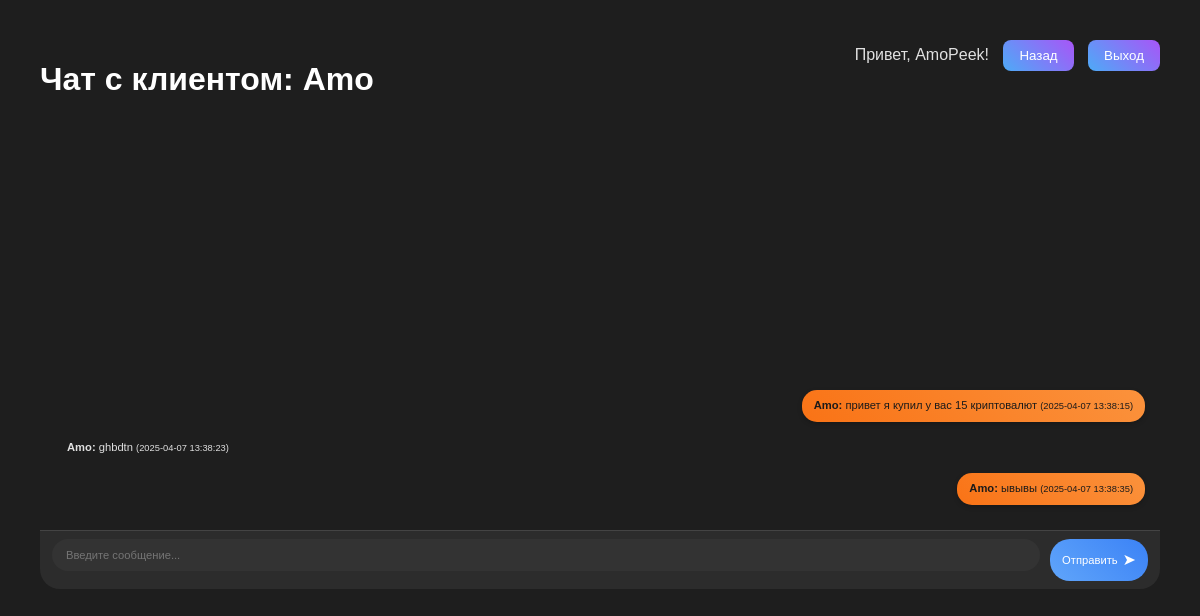
Screenshot of /helper_chat.php?user_id=9 (signed in) with the database file from the repository.
### tables this page shows
CREATE TABLE IF NOT EXISTS `users` (
  `id` int NOT NULL AUTO_INCREMENT,
  `username` varchar(50) NOT NULL,
  `password` varchar(255) NOT NULL,
  `role` varchar(50) NOT NULL DEFAULT 'user',
  PRIMARY KEY (`id`)
);

CREATE TABLE IF NOT EXISTS `chat_messages` (
  `id` int NOT NULL AUTO_INCREMENT,
  `user_id` int NOT NULL,
  `message` text NOT NULL,
  `chat_type` enum('crypto','support') NOT NULL,
  `sender` enum('user','moderator','helper') NOT NULL,
  `created_at` timestamp NULL DEFAULT CURRENT_TIMESTAMP,
  `session_active` tinyint(1) DEFAULT '1',
  `session_id` int NOT NULL DEFAULT '1',
  PRIMARY KEY (`id`),
  KEY `user_id` (`user_id`)
);

### helper_chat.php (the view, shortened to what this page needs)
<?php
require 'config.php';
$user_id = $_GET['user_id'];
$clientStmt = $conn->prepare("SELECT username FROM users WHERE id = :user_id");
$clientStmt->bindParam(':user_id', $user_id);
$clientStmt->execute();
$client = $clientStmt->fetch(PDO::FETCH_ASSOC);
$sessionStmt = $conn->prepare("SELECT session_id FROM chat_messages WHERE user_id = :user_id AND chat_type = 'support' AND session_active = 1 ORDER BY created_at DESC LIMIT 1");
$sessionStmt->bindParam(':user_id', $user_id);
$sessionStmt->execute();
$session = $sessionStmt->fetch(PDO::FETCH_ASSOC);
$current_session_id = $session ? $session['session_id'] : null;
$session_id_to_use = $current_session_id ?? 1;
$messagesStmt = $conn->prepare("SELECT cm.id, cm.message, cm.sender, cm.created_at, u.username
                               FROM chat_messages cm
                               JOIN users u ON cm.user_id = u.id
                               WHERE cm.chat_type = 'support' AND cm.user_id = :user_id AND cm.session_id = :session_id
                               ORDER BY cm.created_at ASC");
$messagesStmt->bindParam(':user_id', $user_id);
$messagesStmt->bindParam(':session_id', $session_id_to_use);
$messagesStmt->execute();
$messages = $messagesStmt->fetchAll(PDO::FETCH_ASSOC);
?>
<!DOCTYPE html>
<html lang="ru">
<head>
    <link rel="stylesheet" href="styles.css">
</head>
<body>
    <div class="container">
        <div class="auth-buttons">
            <span>Привет, <?php echo htmlspecialchars($_SESSION['username']); ?>!</span>
            <a href="helper_panel.php"><button>Назад</button></a>
            <a href="index.php?logout=true"><button>Выход</button></a>
        </div>
        <h1>Чат с клиентом: <?php echo htmlspecialchars($client['username']); ?></h1>
        <div class="chat-body" id="chat-body">
            <div class="chat-messages" id="chat-messages">
                <?php foreach ($messages as $msg): ?>
                    <div class="chat-message <?php echo $msg['sender'] === 'user' ? 'user' : 'helper'; ?>" data-message-id="<?php echo $msg['id']; ?>">
                        <strong><?php echo htmlspecialchars($msg['username']); ?>:</strong>
                        <?php echo htmlspecialchars($msg['message']); ?>
                        <small>(<?php echo $msg['created_at']; ?>)</small>
                    </div>
                <?php endforeach; ?>
            </div>
        </div>
        <form method="post" class="chat-input">
            <input type="text" name="message" placeholder="Введите сообщение..." required>
            <button type="submit" name="send_message">Отправить</button>
        </form>
    </div>
</body>
</html>

### styles.css (style rules this page uses)
body { font-family: 'Poppins', sans-serif; background-color: #1e1e1e; color: #e0e0e0; margin: 0; padding: 20px; }
.container { max-width: 1200px; margin: 0 auto; padding: 20px; position: relative; }
h1, h2, h3 { color: #ffffff; }
button { background: linear-gradient(45deg, #4dabf7, #a855f7); color: #fff; border: none; padding: 8px 16px; border-radius: 8px; cursor: pointer; transition: transform 0.3s ease, box-shadow 0.3s ease; font-weight: 500; }
input, select { background-color: #333; color: #e0e0e0; border: 2px solid transparent; padding: 10px; border-radius: 8px; margin-bottom: 10px; width: 100%; box-sizing: border-box; transition: border 0.3s ease; }
.auth-buttons { position: absolute; top: 20px; right: 20px; }
.auth-buttons button { margin-left: 10px; }
.chat-body { padding: 15px; overflow-y: auto; height: calc(500px - 120px); display: flex; flex-direction: column; }
.chat-messages { flex-grow: 1; display: flex; flex-direction: column; justify-content: flex-end; }
.chat-message { padding: 8px 12px; border-radius: 15px; max-width: 75%; margin-bottom: 10px; font-size: 11.2px; line-height: 1.4; animation: slideIn 0.5s ease forwards; opacity: 0; }
.chat-message.user { background: linear-gradient(45deg, #f97316, #fb923c); align-self: flex-end; color: #1a1a1a; box-shadow: 0 2px 5px rgba(0, 0, 0, 0.2); }
.chat-input { display: flex; padding: 8px 12px; border-top: 1px solid #444; background: #2c2c2c; border-bottom-left-radius: 20px; border-bottom-right-radius: 20px; }
.chat-input input { flex-grow: 1; border: 2px solid transparent; background: #333; color: #e0e0e0; padding: 8px 12px; border-radius: 20px; font-size: 11.2px; transition: border 0.3s ease; }
.chat-input button { margin-left: 10px; background: linear-gradient(45deg, #60a5fa, #3b82f6); color: #fff; padding: 8px 12px; border-radius: 20px; font-size: 11.2px; display: flex; align-items: center; gap: 5px; transition: transform 0.3s ease, box-shadow 0.3s ease; }
.chat-input button::after { content: '➤'; font-size: 16px; }

### rows the page displays
users: username "Amo"
chat_messages: user.username "Amo", message "привет я купил у вас 15 криптовалют", created_at "2025-04-07 13:38:15"
chat_messages: user.username "Amo", message "ghbdtn", created_at "2025-04-07 13:38:23"
chat_messages: user.username "Amo", message "ывывы", created_at "2025-04-07 13:38:35"

### other values shown
$_SESSION['username'] "AmoPeek"
